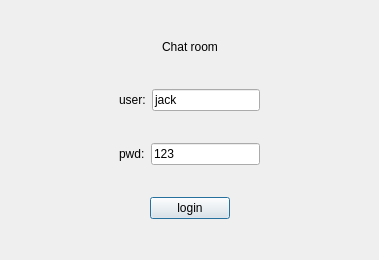
<?xml version="1.0" encoding="UTF-8"?>
<ui version="4.0">
 <class>Dialog</class>
 <widget class="QDialog" name="Dialog">
  <property name="geometry">
   <rect>
    <x>0</x>
    <y>0</y>
    <width>379</width>
    <height>260</height>
   </rect>
  </property>
  <property name="windowTitle">
   <string>Dialog</string>
  </property>
  <layout class="QVBoxLayout" name="verticalLayout">
   <item>
    <layout class="QHBoxLayout" name="horizontalLayout_3">
     <property name="sizeConstraint">
      <enum>QLayout::SetDefaultConstraint</enum>
     </property>
     <item>
      <spacer name="horizontalSpacer">
       <property name="orientation">
        <enum>Qt::Horizontal</enum>
       </property>
       <property name="sizeHint" stdset="0">
        <size>
         <width>40</width>
         <height>20</height>
        </size>
       </property>
      </spacer>
     </item>
     <item>
      <widget class="QLabel" name="label">
       <property name="maximumSize">
        <size>
         <width>16777215</width>
         <height>20</height>
        </size>
       </property>
       <property name="text">
        <string>Chat room</string>
       </property>
      </widget>
     </item>
     <item>
      <spacer name="horizontalSpacer_2">
       <property name="orientation">
        <enum>Qt::Horizontal</enum>
       </property>
       <property name="sizeHint" stdset="0">
        <size>
         <width>40</width>
         <height>20</height>
        </size>
       </property>
      </spacer>
     </item>
    </layout>
   </item>
   <item>
    <layout class="QHBoxLayout" name="horizontalLayout">
     <item>
      <spacer name="horizontalSpacer_3">
       <property name="orientation">
        <enum>Qt::Horizontal</enum>
       </property>
       <property name="sizeHint" stdset="0">
        <size>
         <width>40</width>
         <height>20</height>
        </size>
       </property>
      </spacer>
     </item>
     <item>
      <widget class="QLabel" name="label_2">
       <property name="text">
        <string>user:</string>
       </property>
      </widget>
     </item>
     <item>
      <widget class="QLineEdit" name="username">
       <property name="text">
        <string>jack</string>
       </property>
      </widget>
     </item>
     <item>
      <spacer name="horizontalSpacer_4">
       <property name="orientation">
        <enum>Qt::Horizontal</enum>
       </property>
       <property name="sizeHint" stdset="0">
        <size>
         <width>40</width>
         <height>20</height>
        </size>
       </property>
      </spacer>
     </item>
    </layout>
   </item>
   <item>
    <layout class="QHBoxLayout" name="horizontalLayout_2">
     <item>
      <spacer name="horizontalSpacer_5">
       <property name="orientation">
        <enum>Qt::Horizontal</enum>
       </property>
       <property name="sizeHint" stdset="0">
        <size>
         <width>40</width>
         <height>20</height>
        </size>
       </property>
      </spacer>
     </item>
     <item>
      <widget class="QLabel" name="label_3">
       <property name="text">
        <string>pwd:</string>
       </property>
      </widget>
     </item>
     <item>
      <widget class="QLineEdit" name="password">
       <property name="text">
        <string>123</string>
       </property>
      </widget>
     </item>
     <item>
      <spacer name="horizontalSpacer_6">
       <property name="orientation">
        <enum>Qt::Horizontal</enum>
       </property>
       <property name="sizeHint" stdset="0">
        <size>
         <width>40</width>
         <height>20</height>
        </size>
       </property>
      </spacer>
     </item>
    </layout>
   </item>
   <item>
    <layout class="QHBoxLayout" name="horizontalLayout_4">
     <item>
      <spacer name="horizontalSpacer_8">
       <property name="orientation">
        <enum>Qt::Horizontal</enum>
       </property>
       <property name="sizeHint" stdset="0">
        <size>
         <width>40</width>
         <height>20</height>
        </size>
       </property>
      </spacer>
     </item>
     <item>
      <widget class="QPushButton" name="login">
       <property name="text">
        <string>login</string>
       </property>
      </widget>
     </item>
     <item>
      <spacer name="horizontalSpacer_7">
       <property name="orientation">
        <enum>Qt::Horizontal</enum>
       </property>
       <property name="sizeHint" stdset="0">
        <size>
         <width>40</width>
         <height>20</height>
        </size>
       </property>
      </spacer>
     </item>
    </layout>
   </item>
  </layout>
 </widget>
 <resources/>
 <connections/>
</ui>
